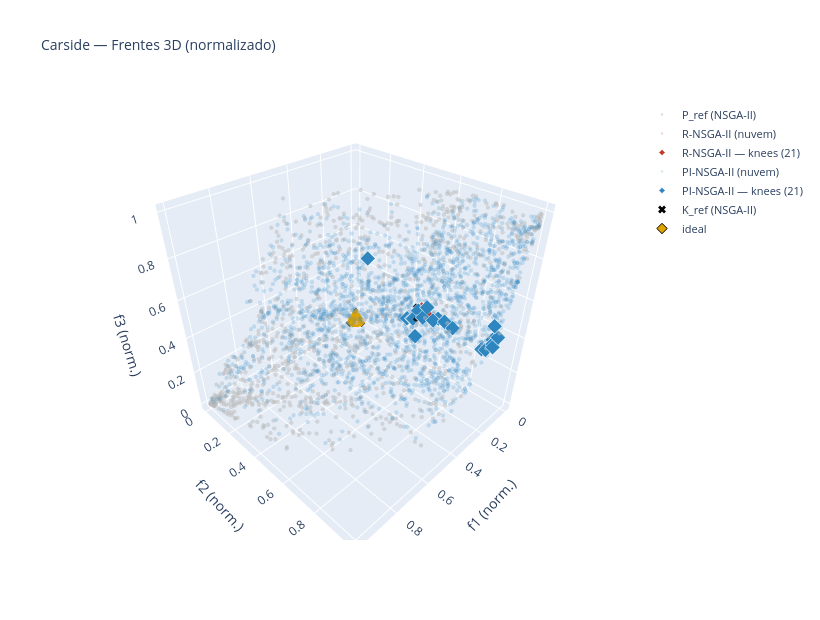

The code cell stored with this chart in its notebook:
### Code cell
# ============ Exploração interativa 3D — apenas Carside ============
try:
    import plotly.graph_objects as go

    def explorar_3d_carside():
        nome = "Carside"
        m = metricas[nome]
        ideal_g, nadir_g = m["ideal_g"], m["nadir_g"]

        P_ref = normalizar(fase1[nome]["P_ref"], ideal_g, nadir_g)
        Kr    = normalizar(fase1[nome]["K_ref"],  ideal_g, nadir_g).ravel()

        fig = go.Figure()

        # Fundo: fronteira de referência do NSGA-II
        fig.add_trace(go.Scatter3d(
            x=P_ref[:,0], y=P_ref[:,1], z=P_ref[:,2], mode="markers",
            marker=dict(size=2.5, color="#BBBBBB", opacity=0.5),
            name="P_ref (NSGA-II)"))

        # Nuvem + knees de cada algoritmo de preferência
        for alg, fase, cor in [("R-NSGA-II",  fase2[nome], "#C0392B"),
                                ("PI-NSGA-II", fase3[nome], "#2E86C1")]:
            Fs = [F for F in fase["frentes"] if F is not None]
            Fn = normalizar(np.vstack(Fs), ideal_g, nadir_g)
            Ks = normalizar(np.vstack([k for k in fase["knees"] if k is not None]),
                            ideal_g, nadir_g)

            fig.add_trace(go.Scatter3d(
                x=Fn[:,0], y=Fn[:,1], z=Fn[:,2], mode="markers",
                marker=dict(size=2.5, color=cor, opacity=0.2),
                name=f"{alg} (nuvem)"))

            fig.add_trace(go.Scatter3d(
                x=Ks[:,0], y=Ks[:,1], z=Ks[:,2], mode="markers",
                marker=dict(size=5, color=cor, symbol="diamond",
                            line=dict(color="white", width=1)),
                name=f"{alg} — knees (21)"))

        # K_ref — X preto
        fig.add_trace(go.Scatter3d(
            x=[Kr[0]], y=[Kr[1]], z=[Kr[2]], mode="markers",
            marker=dict(size=7, color="black", symbol="x"),
            name="K_ref (NSGA-II)"))

        # Ponto ideal — estrela âmbar
        fig.add_trace(go.Scatter3d(
            x=[0], y=[0], z=[0], mode="markers",
            marker=dict(size=8, color="#E0A300", symbol="diamond",
                        line=dict(color="black", width=1)),
            name="ideal"))

        fig.update_layout(
            title=dict(text="Carside — Frentes 3D (normalizado)", font=dict(size=14)),
            width=820, height=620,
            scene=dict(xaxis_title="f1 (norm.)",
                       yaxis_title="f2 (norm.)",
                       zaxis_title="f3 (norm.)"),
            legend=dict(font=dict(size=11)))
        fig.show()

    explorar_3d_carside()

except ImportError:
    print("plotly não instalado — pip install plotly")

### Figure 1 — Plotly figure (JSON) as saved in the notebook; plotly's stock layout.template omitted (floating-point values rounded to 4 significant figures; data arrays with more than 128 entries replaced by an {"elided": "..."} marker saying what was removed)
{"data": [{"marker": {"color": "#BBBBBB", "opacity": 0.5, "size": 2.5}, "mode": "markers", "name": "P_ref (NSGA-II)", "type": "scatter3d", "x": {"elided": "1077 float values"}, "y": {"elided": "1077 float values"}, "z": {"elided": "1077 float values"}}, {"marker": {"color": "#C0392B", "opacity": 0.2, "size": 2.5}, "mode": "markers", "name": "R-NSGA-II (nuvem)", "type": "scatter3d", "x": {"elided": "2100 float values"}, "y": {"elided": "2100 float values"}, "z": {"elided": "2100 float values"}}, {"marker": {"color": "#C0392B", "line": {"color": "white", "width": 1}, "size": 5, "symbol": "diamond"}, "mode": "markers", "name": "R-NSGA-II — knees (21)", "type": "scatter3d", "x": [0.2215, 0.2236, 0.2226, 0.2223, 0.2226, 0.2244, 0.2253, 0.2248, 0.2311, 0.2246, 0.2292, 0.2233, 0.224, 0.2251, 0.2334, 0.2295, 0.2294, 0.223, 0.2224, 0.2244, 0.2226], "y": [0.6459, 0.6468, 0.6626, 0.6463, 0.6458, 0.6471, 0.6458, 0.6463, 0.6497, 0.6475, 0.6425, 0.6423, 0.6469, 0.6462, 0.6442, 0.6466, 0.6436, 0.647, 0.658, 0.6472, 0.6474], "z": [0.4868, 0.4768, 0.4764, 0.4817, 0.4839, 0.4756, 0.4749, 0.4752, 0.4733, 0.4751, 0.4765, 0.4922, 0.4762, 0.4751, 0.4749, 0.4743, 0.4757, 0.4779, 0.4781, 0.4753, 0.4794]}, {"marker": {"color": "#2E86C1", "opacity": 0.2, "size": 2.5}, "mode": "markers", "name": "PI-NSGA-II (nuvem)", "type": "scatter3d", "x": {"elided": "2100 float values"}, "y": {"elided": "2100 float values"}, "z": {"elided": "2100 float values"}}, {"marker": {"color": "#2E86C1", "line": {"color": "white", "width": 1}, "size": 5, "symbol": "diamond"}, "mode": "markers", "name": "PI-NSGA-II — knees (21)", "type": "scatter3d", "x": [0.2386, 0.1629, 0.267, 0.1542, 0.2127, 0.1713, 0.1595, 0.2121, 0.2387, 0.2142, 0.2103, 0.1855, 0.2675, 0.2408, 0.328, 0.1744, 0.2771, 0.3078, 0.2109, 0.193, 0.2151], "y": [0.72, 0.9999, 0.6247, 0.9719, 0.7282, 0.9827, 0.9999, 0.6628, 0.6359, 0.9805, 0.8067, 0.9925, 0.6317, 0.6649, 0.4033, 0.9786, 0.6046, 0.6808, 0.7617, 0.9998, 0.9629], "z": [0.4772, 0.492, 0.4558, 0.532, 0.4784, 0.4753, 0.4923, 0.5066, 0.4899, 0.4448, 0.4655, 0.4655, 0.4575, 0.4665, 0.6979, 0.4736, 0.4514, 0.4074, 0.4776, 0.4575, 0.4385]}, {"marker": {"color": "black", "size": 7, "symbol": "x"}, "mode": "markers", "name": "K_ref (NSGA-II)", "type": "scatter3d", "x": [0.227], "y": [0.652], "z": [0.4799]}, {"marker": {"color": "#E0A300", "line": {"color": "black", "width": 1}, "size": 8, "symbol": "diamond"}, "mode": "markers", "name": "ideal", "type": "scatter3d", "x": [0], "y": [0], "z": [0]}], "layout": {"height": 620, "legend": {"font": {"size": 11}}, "scene": {"xaxis": {"title": {"text": "f1 (norm.)"}}, "yaxis": {"title": {"text": "f2 (norm.)"}}, "zaxis": {"title": {"text": "f3 (norm.)"}}}, "title": {"font": {"size": 14}, "text": "Carside — Frentes 3D (normalizado)"}, "width": 820}}
